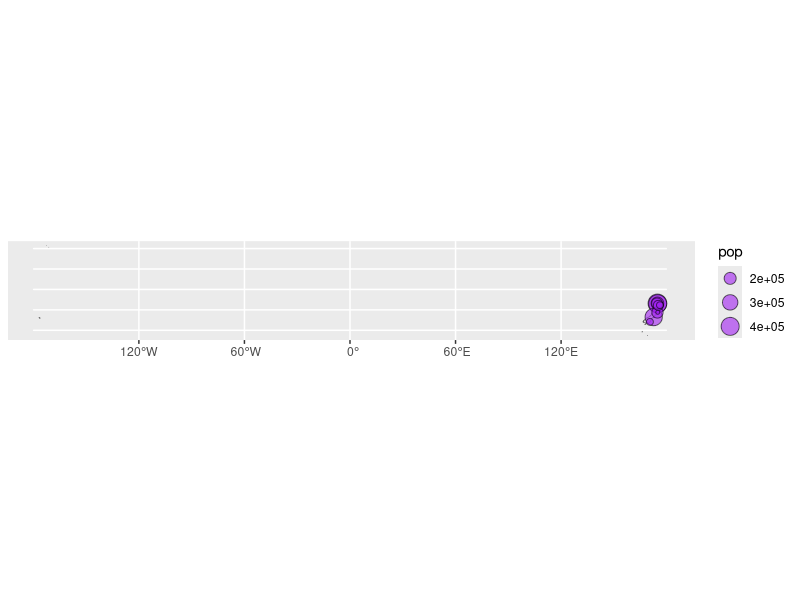

Recreate this plot in R.
library(maps)
library(tidyverse)
library(sf)
library(rnaturalearthdata)

new_zealand_sf <- countries50 %>% 
  st_as_sf() %>% 
  filter(name == "New Zealand")

new_zealand_top_10_cities <- world.cities %>% 
  filter(country.etc == "New Zealand") %>% 
  slice_max(pop, n = 10) %>% 
  arrange(desc(pop))

new_zealand_top_10_cities_sf <- new_zealand_top_10_cities %>% 
  st_as_sf(coords = c("long", "lat"), crs = 4326)

ggplot() +
  geom_sf(data = new_zealand_sf) +
  geom_sf(data = new_zealand_top_10_cities_sf,
          aes(size = pop),
          shape = 21,
          alpha = 0.6,
          fill = "purple")
